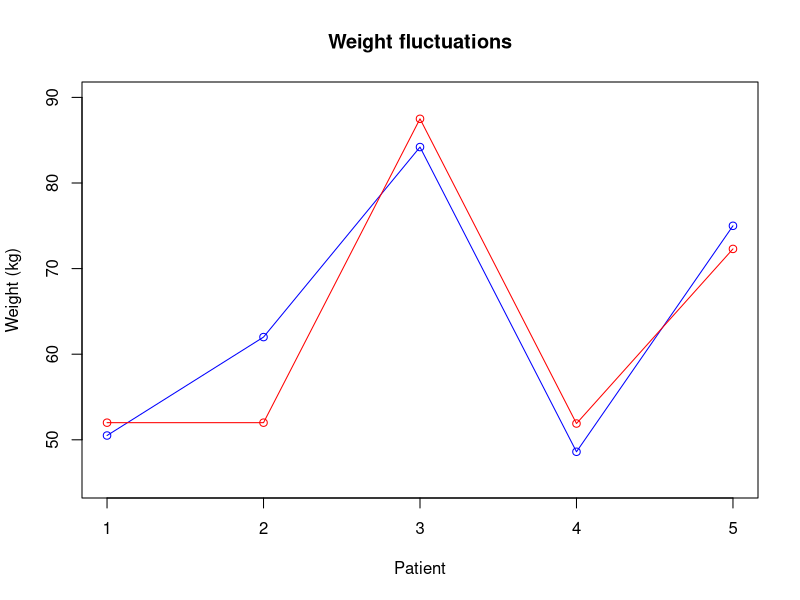
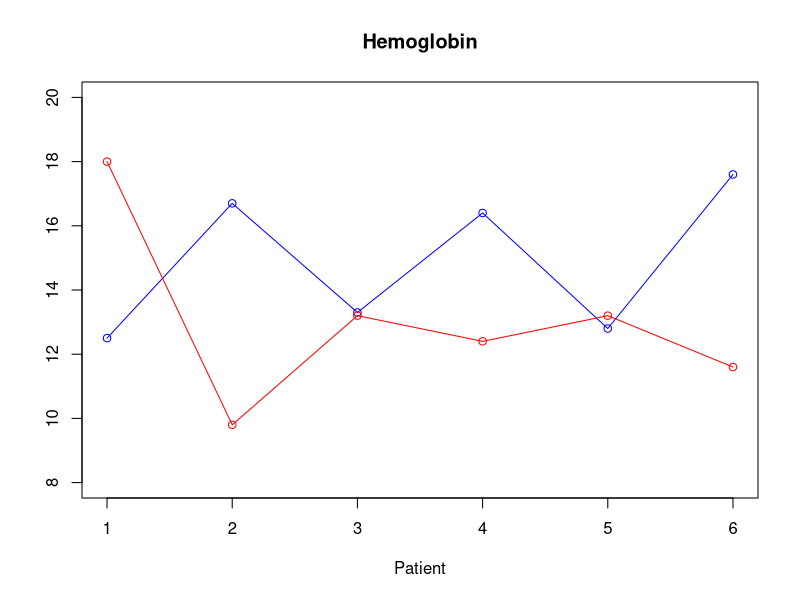

The R script that drew these images, in order:
# R Workshop - University of Colombo
# Day I Part I - 2021/09/18
# Author
# Jeewantha Bandara (mailto:jeewantha.bandara@rutgers.edu) 
# Following Advanced R style guide - http://adv-r.had.co.nz/Style.html

# Hello!!!
# Welcome to the R workshop
# My name is Jeewantha Bandara
# If you have any questions or comments on this workshop and it's materials,
# please reach out to me at jeewantha.bandara@rutgers.edu

# This line is a comment
# A 'comment' is something that you put inside the code to describe what you
# are doing to yourself or someone else
# It's a good practice to comment your code because it makes it more
# understandable when you come back to it at a later time

# Data types in R
# Numeric - These can contain whole numbers
2
# Or numbers with decimal points. Floating numbers
2.5
# Character
'f'
# String
'Hi. We are learning R'
# Boolean - True or False
TRUE
FALSE

# Basic arithmetic with R
# Let's sum two values.
2+2
# Let's subtract one value from another
5-2
# Let's multiply one value from another
6*30
# Let's divide one value from another
50/2
# Let's get the power of one value from another. We use the symbol '^' for this
2^3
# Let's get the remainder of 100 by 3. It should be 1.
# We use the symbol referred to as 'modulo' for this. It's basically 2 '%'s
100 %% 3


# Let's do a slightly more complicated arithemtic operation
# We can use paranthesis () for that
# Add 2 to 5 and multiply that by the result of dividing 100 by 8
(2+5) * (100/8)


# Exercise 1
# Now let's do a little exercise of your own
# Add 10 to the result of 5 to the power of 20 and divide that by the result of
# 20 minus 6
# You can use as many paranthesis as you want
(10 + 5^20)/(20-6)

# Variables in R
# A variable can hold a certain value. It can be an integer, decimal, sequence,
# character, a string (words and sentences), or even full data tables
# Variables are important because it allows us to store values
# How to assign values to a variable
# Here we will assign a value of 5 to a variable named 'a'
a <- 5
# And now let's print 'a'
print(a)
# Let's assign another value to a variable named 'b'. Let's make it a decimal
b <- 11.25
# Now let's add these two variables
a+b
# We can assign the result of this operation to another variable
# Let's do the last operation and assign the result to a variable named 'c'
c <- a+b
# Look at the top right hand portion of the screen
# You will see that our variables are shown by RStudio

# Now let's print 'c'
print(c)

# You can reassign values to existing variables
# Let's assign the value of 550 to 'a'
a <- 550
# Now let's do the above operation again and assign the result to 'c'
c <- a+b
print(c)

# Exercise 2
# Time for another exercise
# Step 1: Assign the result of 25 to the power to 3 to variable 'x'.
# Step 2: Then assign the result of 1.25 divided by 0.25 to variable 'y'
# Step 3: Then assign the value of the remainder of 'x' by 'y' to 'z'

x <- 25^3
y <- 1.25/0.25
z <- x %% y

# Functions and Vectors

# Functions are very important part of R
# Functions are basically pre-written R code that we can call by a name
# They allow us to write a little bit of code that does a lot of work!!
# Example
# There's a function for 'sine' in R
g <- sin(30)
print(g)
# There's also a function for 'cosine' in R
h <- cos(45)
print(h)


# We can write functions ourselves
# Let's write a function that gives us the fourth power of a value plus 8

beez_function <- function(arg_1){
  result <- arg_1^4 + 8
  return(result)
}

new_function <- function(arg_1){
  result <- arg_1/2 + 5
  return(result)
}

x <- new_function(20)
print(x)
# Now let's call the function
# Let's call the function with the input of 3
# This should give us the result of 89
# We can print it out
function_result <- beez_function(3)
print(function_result)
# We can also call it using a more descriptive method
function_result <- beez_function(arg_1=3)
print(function_result)


# Important tips - Good practices
# When naming variables it's important to follow the same format
# It's good to be descriptive when naming variables
# It allows us to quickly identify what it means
# Example - Let's think you are entering the birth year of someone
# What is more understandable from the two variables below?
j <- 1992
jeewantha_birth_year <- 1992
# Obviously it's the second one. It tells us more about what the value means
# So, it important that you name your variables intelligently


# Vectors and Sequences
# A vector is basically a series of numbers, characters, or strings
vector_of_numbers <- c(1,2,3,4,5)
# Now print the list_of_numbers
vector_of_numbers
# There are some functions that allows us to generate a sequence of numbers
sequence_of_numbers <- seq(1,50)
sequence_of_numbers
# We can also create a sequence by gaps
# Here we create a vector that will go from 1 to 50 while skipping 2 numbers at
# a time - 1,3,5,7,9.....
sequence_numbers_gaps <- seq(1,50,6)
sequence_numbers_gaps
# There's also a shorthand method of creating a vector
sequence_of_numbers <- 1:50
# The above is the same as 'seq(1,50)'
# Also remember that sequences are vectors as well

# Example of vector operations
# Normal arithmetic functions can be performed on vectors
# We can add a value to a vector
# Let's take a vector of five numbers
vector_of_numbers_2 <- c(25, 64, 87, 29, 55)
# Now let's add '1' to this vector
vector_of_numbers_2+1
# You can see that '1' was added to each number in the vector
# This can be done for every arithmetic operation you can think of
# Let's do a real world example!!!
# Let's say that we take the weight of 5 people on 1st of June, 2021
weight_june_2021 <- c(50.5, 62, 84.2, 48.6, 75)
# Then let's take their weight again on 1st of September, 2021
weight_september_2021 <- c(52, 52, 87.5, 51.9, 72.3)
# Now let's see what the difference in weight is for each of them
weight_difference <- weight_september_2021 - weight_june_2021
print(weight_difference)


# Plotting with R
# Basic plots
# Just a taste of what's to come
# Don't take this too seriously. This is just to keep you interested
# Let's take the hemoglobin patients and make plots for them

plot(weight_june_2021, type="o", col="blue", main="Weight fluctuations",
     xlab="Patient", ylab="Weight (kg)", ylim=c(45,90))
lines(weight_september_2021, type="o", col="red", ylab="", xlab="")


# Hemoglobin - Exercise
hemoglobin_day_1 <- c(12.5,16.7,13.3,16.4,12.8,17.6)
hemoglobin_day_2 <- c(18,9.8,13.2,12.4,13.2,11.6)

plot(hemoglobin_day_1, type="o", col="blue", main="Hemoglobin",
     xlab="Patient", ylab="", ylim=c(8,20))
lines(hemoglobin_day_2, type="o", col="red", ylab="", xlab="")


# Conditional flow control with R
# Programming languages have different methods to work with conditional
# programming

# If/Else If/Else
# These structures are useful for when you want a certain variable to be
# treated different based on it's value

# Let's take the example from the Powerpoint presentation
a <- 70
# Is it greater than 250? If so, then print 'Bigger than 250'
# If not, is it smaller than 50? If not, then print 'Between 50 and 250'
# If yes, then print 'Smaller than 50'
if (a>250){
  print('Bigger than 250')
} else if(a<50){
  print('Smaller than 50')
} else {
  print('Between 250 and 50')
}

# While loops
# While loops allows us to repeat a block of code until a certain condition
# is fulfilled
a <- 120
while (a<1000){
  print(a)
  a <- a+250
}


# For loops
# For loops allows us to repeat a block of code until the end of a sequence or
# a vector is reached
# Here we will loop through a vector and print the square of each of it's
# numbers
sequence_of_numbers <- seq(1,25)
for(i in sequence_of_numbers){
  print(i^2)
}

beez_sequence <- seq(1,10,3)
for(b in beez_sequence){
  result <- b+3
  print(result)
}

# Final exercise
# Do the Hemoglobin exercise Part II

hemoglobin_day_2 <- c(18,9.8,13.2,12.4,13.2,11.6)

for(hemo in hemoglobin_day_2){
  if(hemo>17){
    print("High hemoglobin levels")
  } else if (hemo<11){
    print("Low hemoglobin levels")
  } else{
    print("Normal hemoglobin levels")
  }
}